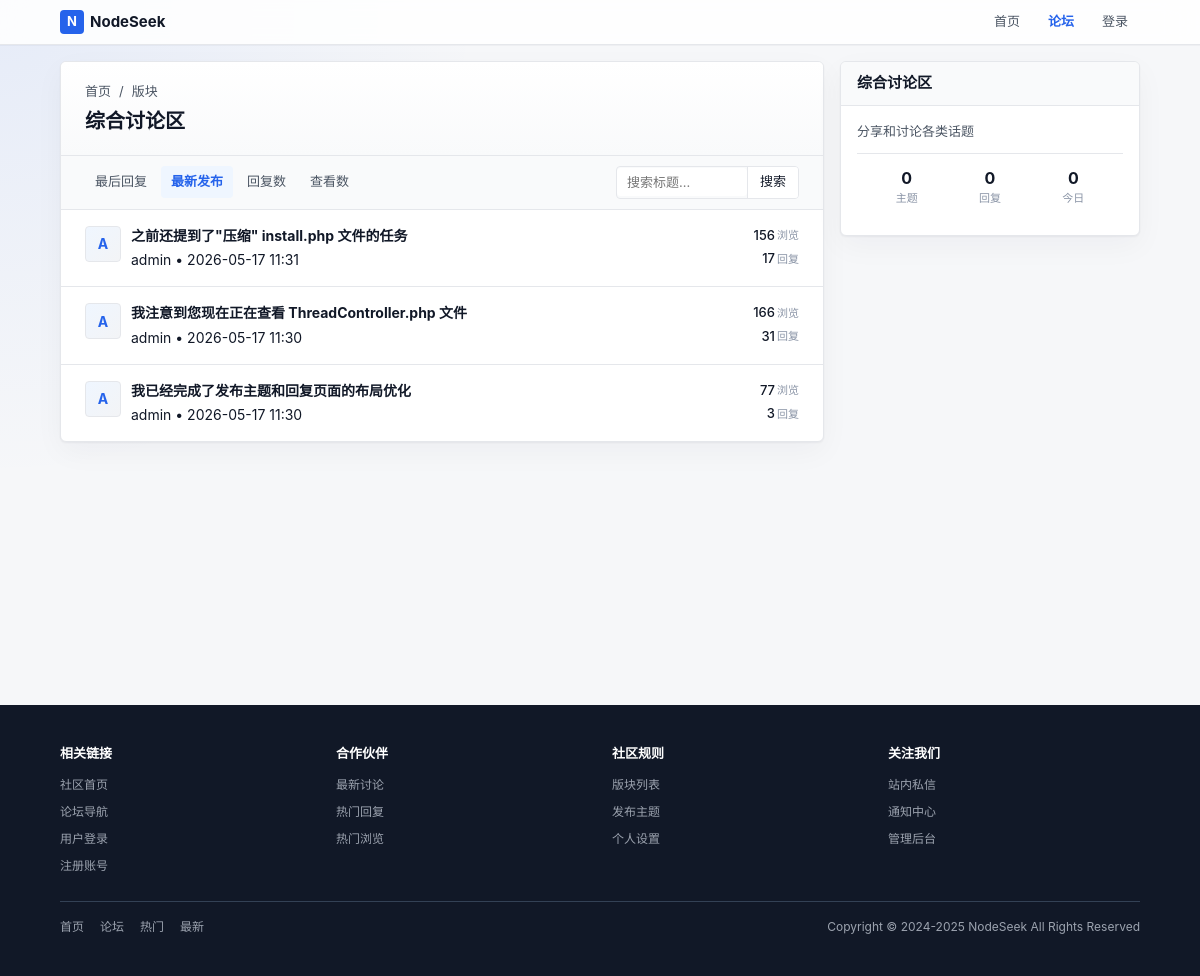
Page /index.php?c=forum&a=index&fid=1&order=dateline on the committed database.
### tables this page shows
CREATE TABLE next_forum (
        fid INTEGER PRIMARY KEY AUTOINCREMENT,
        up_fid INTEGER NOT NULL DEFAULT 0,
        name VARCHAR(50) NOT NULL DEFAULT '',
        status INTEGER NOT NULL DEFAULT 0,
        sort_order INTEGER NOT NULL DEFAULT 0,
        thread_num INTEGER NOT NULL DEFAULT 0,
        reply_num INTEGER NOT NULL DEFAULT 0,
        today_num INTEGER NOT NULL DEFAULT 0,
        today_time INTEGER NOT NULL DEFAULT 0,
        last_tid INTEGER NOT NULL DEFAULT 0,
        json_data TEXT NOT NULL
    );

CREATE TABLE next_thread (
        tid INTEGER PRIMARY KEY AUTOINCREMENT,
        fid INTEGER NOT NULL DEFAULT 0,
        pid INTEGER NOT NULL DEFAULT 0,
        typeid INTEGER NOT NULL DEFAULT 0,
        read_perm INTEGER NOT NULL DEFAULT 0,
        uid INTEGER NOT NULL DEFAULT 0,
        pm_uid INTEGER NOT NULL DEFAULT 0,
        subject VARCHAR(255) NOT NULL DEFAULT '',
        hash VARCHAR(255) NOT NULL DEFAULT '',
        dateline INTEGER NOT NULL DEFAULT 0,
        sort_order INTEGER NOT NULL DEFAULT 0,
        highlight INTEGER NOT NULL DEFAULT 0,
        digest INTEGER NOT NULL DEFAULT 0,
        closed INTEGER NOT NULL DEFAULT 0,
        reply_time INTEGER NOT NULL DEFAULT 0,
        reply_uid INTEGER NOT NULL DEFAULT 0,
        reply_num INTEGER NOT NULL DEFAULT 0,
        view_num INTEGER NOT NULL DEFAULT 0,
        fav_num INTEGER NOT NULL DEFAULT 0,
        log_num INTEGER NOT NULL DEFAULT 0
    );

CREATE TABLE next_member (
        uid INTEGER PRIMARY KEY AUTOINCREMENT,
        username VARCHAR(50) NOT NULL DEFAULT '',
        gid INTEGER NOT NULL DEFAULT 0,
        avatar INTEGER NOT NULL DEFAULT 0,
        password VARCHAR(255) NOT NULL DEFAULT '',
        auth_secret VARCHAR(50) NOT NULL DEFAULT '',
        auth_enabled INTEGER NOT NULL DEFAULT 0,
        notify_num INTEGER NOT NULL DEFAULT 0,
        credit INTEGER NOT NULL DEFAULT 0,
        reg_ip VARCHAR(50) NOT NULL DEFAULT '',
        reg_date INTEGER NOT NULL DEFAULT 0,
        last_ip VARCHAR(50) NOT NULL DEFAULT '',
        last_visit INTEGER NOT NULL DEFAULT 0,
        reply_time INTEGER NOT NULL DEFAULT 0,
        reply_num INTEGER NOT NULL DEFAULT 0,
        thread_num INTEGER NOT NULL DEFAULT 0,
        fav_num INTEGER NOT NULL DEFAULT 0,
        inbox_num INTEGER NOT NULL DEFAULT 0,
        outbox_num INTEGER NOT NULL DEFAULT 0,
        log_num INTEGER NOT NULL DEFAULT 0,
        email VARCHAR(80) NOT NULL DEFAULT '',
        email_status INTEGER NOT NULL DEFAULT 0,
        signin_time INTEGER NOT NULL DEFAULT 0,
        invisible INTEGER NOT NULL DEFAULT 0,
        timeoffset VARCHAR(10) NOT NULL DEFAULT '',
        search_time INTEGER NOT NULL DEFAULT 0,
        status INTEGER NOT NULL DEFAULT 0
    , json_data TEXT DEFAULT '{}');

### controllers/ForumController.php (called while the page is built, shortened)
<?php
class ForumController {
    public static function index($fid = 0) {
        $forum = ForumModel::get($fid);
        $page = isset($_GET['page']) ? (int)$_GET['page'] : 1;
        $order = isset($_GET['order']) ? $_GET['order'] : 'reply_time';
        $keyword = isset($_GET['keyword']) ? trim($_GET['keyword']) : '';
        $threads = ThreadModel::getThreads($fid, $page, $order, $keyword);
        if (!empty($threads)) {
            $uids = array_unique(array_column($threads, 'uid'));
            $users = MemberModel::getMembersByUids($uids);
        }
        Template::display('forum/index');
    }
}
?>

### index.php (called while the page is built, shortened)
<?php
require ROOT_PATH . '/lib/Autoloader.php';
$controller = isset($_GET['c']) ? $_GET['c'] : 'home';
$action = isset($_GET['a']) ? $_GET['a'] : 'index';
$controllerClass = ucfirst($controller) . 'Controller';
$params = [];
if (isset($_GET['fid'])) $params[] = $_GET['fid'];
call_user_func_array([$controllerClass, $action], $params);
?>

### config/database.php (called while the page is built)
<?php
return [
    'default' => 'sqlite',
    'connections' => [
        'sqlite' => [
            'driver' => 'sqlite',
            'database' => ROOT_PATH . '/database/forum.db',
        ],
    ],
];

### lib/Database.php (called while the page is built, shortened)
<?php
class Database {
    private static $instance = null;
    private $config = null;
    private function __construct() {
        $this->config = require ROOT_PATH . '/config/database.php';
    }
    public static function getInstance() {
        if (self::$instance === null) {
            self::$instance = new self();
        }
        return self::$instance;
    }
    private function connect() {
        $default = $this->config['default'];
        $connection = $this->config['connections'][$default];
        if ($connection['driver'] === 'sqlite') {
            $this->connection = new PDO('sqlite:' . $connection['database']);
        }
    }
    private static function getConnection() {
        return self::getInstance()->connection;
    }
    public static function query($sql, $params = []) {
        $stmt = self::getConnection()->prepare($sql);
        $stmt->execute($params);
        return $stmt;
    }
    public static function fetch($sql, $params = []) {
        $stmt = self::query($sql, $params);
        return $stmt->fetch(PDO::FETCH_ASSOC);
    }
    public static function fetchAll($sql, $params = []) {
        $stmt = self::query($sql, $params);
        return $stmt->fetchAll(PDO::FETCH_ASSOC);
    }
}
?>

### models/ForumModel.php (called while the page is built, shortened)
<?php
class ForumModel {
    public static function get($fid) {
        return Database::fetch("SELECT * FROM " . self::TABLE . " WHERE fid = ?", [$fid]);
    }
}
?>

### models/ThreadModel.php (called while the page is built, shortened)
<?php
class ThreadModel {
    public static function getThreads($fid, $page = 1, $order = 'reply_time', $keyword = '') {
        $offset = ($page - 1) * 20;
        $orderMap = [
            'reply_time' => 'reply_time DESC',
            'dateline' => 'dateline DESC',
            'reply_num' => 'reply_num DESC',
            'view_num' => 'view_num DESC'
        ];
        $orderBy = isset($orderMap[$order]) ? $orderMap[$order] : 'reply_time DESC';
        return Database::fetchAll("SELECT * FROM " . self::TABLE . " WHERE fid = :fid ORDER BY $orderBy LIMIT 20 OFFSET :offset", ['fid' => $fid, 'offset' => $offset]);
    }
}
?>

### lib/Autoloader.php (called while the page is built, shortened)
<?php
class Autoloader {
    public static function load($class) {
        $paths = [
            ROOT_PATH . '/lib/' . $class . '.php',
            ROOT_PATH . '/models/' . $class . '.php',
            ROOT_PATH . '/controllers/' . $class . '.php',
        ];
        foreach ($paths as $path) {
            if (file_exists($path)) {
                return;
            }
        }
    }
}

### models/MemberModel.php (called while the page is built, shortened)
<?php
class MemberModel {
    public static function getMembersByUids($uids) {
        $uids = array_values(array_filter(array_unique($uids)));
        $placeholders = implode(',', array_fill(0, count($uids), '?'));
        $sql = "SELECT uid, username, avatar FROM " . self::TABLE . " WHERE uid IN ($placeholders)";
        $members = Database::fetchAll($sql, $uids);
        $result = [];
        foreach ($members as $member) {
            $result[$member['uid']] = $member;
        }
        return $result;
    }
}
?>

### templates/forum/index.php (the view, shortened to what this page needs)
<div class="grid grid-cols-3">
    <div class="main-content">
        <div class="card">
            <div class="thread-header">
                <div class="breadcrumb">
                    <a href="index.php">首页</a>
                    /
                    <a href="index.php?c=forum&a=index&fid=<?php echo $forum['fid']; ?>">版块</a>
                </div>
                <div class="thread-title-row">
                    <div class="flex items-center justify-between gap-md">
                        <h1><?php echo htmlspecialchars($forum['name']); ?></h1>
                    </div>
                </div>
            </div>
            <div class="toolbar">
                <div class="tabs hide-mobile">
                    <?php foreach ($orderOptions as $option): ?>
                        <a href="index.php?c=forum&a=index&fid=<?php echo $forum['fid']; ?>&order=<?php echo $option['value']; ?><?php echo !empty($keyword) ? '&keyword=' . urlencode($keyword) : ''; ?>"
                           class="tab <?php echo $order == $option['value'] ? 'active' : ''; ?>">
                            <?php echo $option['label']; ?>
                        </a>
                    <?php endforeach; ?>
                </div>
                <form action="index.php?c=forum&a=index&fid=<?php echo $forum['fid']; ?>" method="get" class="search-box hide-mobile">
                    <input type="text" name="keyword" placeholder="搜索标题..." value="<?php echo htmlspecialchars($keyword ?? ''); ?>">
                    <button type="submit" class="btn btn-search">搜索</button>
                </form>
            </div>
            <div class="post-list">
                <?php foreach ($threads as $thread): ?>
                    <?php $user = $users[$thread['uid']] ?? null; ?>
                    <div class="thread-item">
                        <div class="thread-avatar">
                            <div class="avatar">
                                <?php if ($user && !empty($user['avatar'])): ?>
                                    <img src="<?php echo htmlspecialchars($user['avatar']); ?>" alt="">
                                <?php else: ?>
                                    <?php echo strtoupper(substr($user['username'] ?? '?', 0, 1)); ?>
                                <?php endif; ?>
                            </div>
                        </div>
                        <div class="thread-content">
                            <div class="thread-title">
                                <a href="index.php?c=thread&a=index&tid=<?php echo $thread['tid']; ?>"><?php echo htmlspecialchars($thread['subject']); ?></a>
                            </div>
                            <div class="thread-meta">
                                <span><?php echo htmlspecialchars($user['username'] ?? '匿名'); ?></span>
                                <span class="separator">•</span>
                                <span><?php echo date('Y-m-d H:i', $thread['dateline']); ?></span>
                            </div>
                        </div>
                        <div class="thread-stats">
                            <div class="thread-stat">
                                <span class="thread-stat-value"><?php echo $thread['view_num']; ?></span>
                                <span class="thread-stat-label">浏览</span>
                            </div>
                            <div class="thread-stat">
                                <span class="thread-stat-value"><?php echo $thread['reply_num']; ?></span>
                                <span class="thread-stat-label">回复</span>
                            </div>
                        </div>
                    </div>
                <?php endforeach; ?>
            </div>
        </div>
    </div>
    <div class="sidebar">
        <div class="card">
            <div class="sidebar-header">
                <h3><?php echo htmlspecialchars($forum['name']); ?></h3>
            </div>
            <div class="sidebar-body">
                <p class="forum-desc"><?php echo htmlspecialchars($forum['description'] ?? '分享和讨论各类话题'); ?></p>
                <div class="user-stats">
                    <div class="user-stat">
                        <div class="user-stat-value"><?php echo $forum['thread_num']; ?></div>
                        <div class="user-stat-label">主题</div>
                    </div>
                    <div class="user-stat">
                        <div class="user-stat-value"><?php echo $forum['reply_num']; ?></div>
                        <div class="user-stat-label">回复</div>
                    </div>
                    <div class="user-stat">
                        <div class="user-stat-value"><?php echo $forum['today_num']; ?></div>
                        <div class="user-stat-label">今日</div>
                    </div>
                </div>
            </div>
        </div>
    </div>
</div>

### rows in the picture
next_forum: name "综合讨论区", thread_num "0", reply_num "0", today_num "0"
next_thread: uid.username "A", subject "之前还提到了\"压缩\" install.php 文件的任务", uid.username "admin", dateline "2026-05-17 11:31", view_num "156", reply_num "17"
next_thread: uid.username "A", subject "我注意到您现在正在查看 ThreadController.php 文件", uid.username "admin", dateline "2026-05-17 11:30", view_num "166", reply_num "31"
next_thread: uid.username "A", subject "我已经完成了发布主题和回复页面的布局优化", uid.username "admin", dateline "2026-05-17 11:30", view_num "77", reply_num "3"

### other values in the picture
$option['label'] "最后回复"
$option['label'] "最新发布"
$option['label'] "回复数"
$option['label'] "查看数"
$forum['description'] "分享和讨论各类话题"
